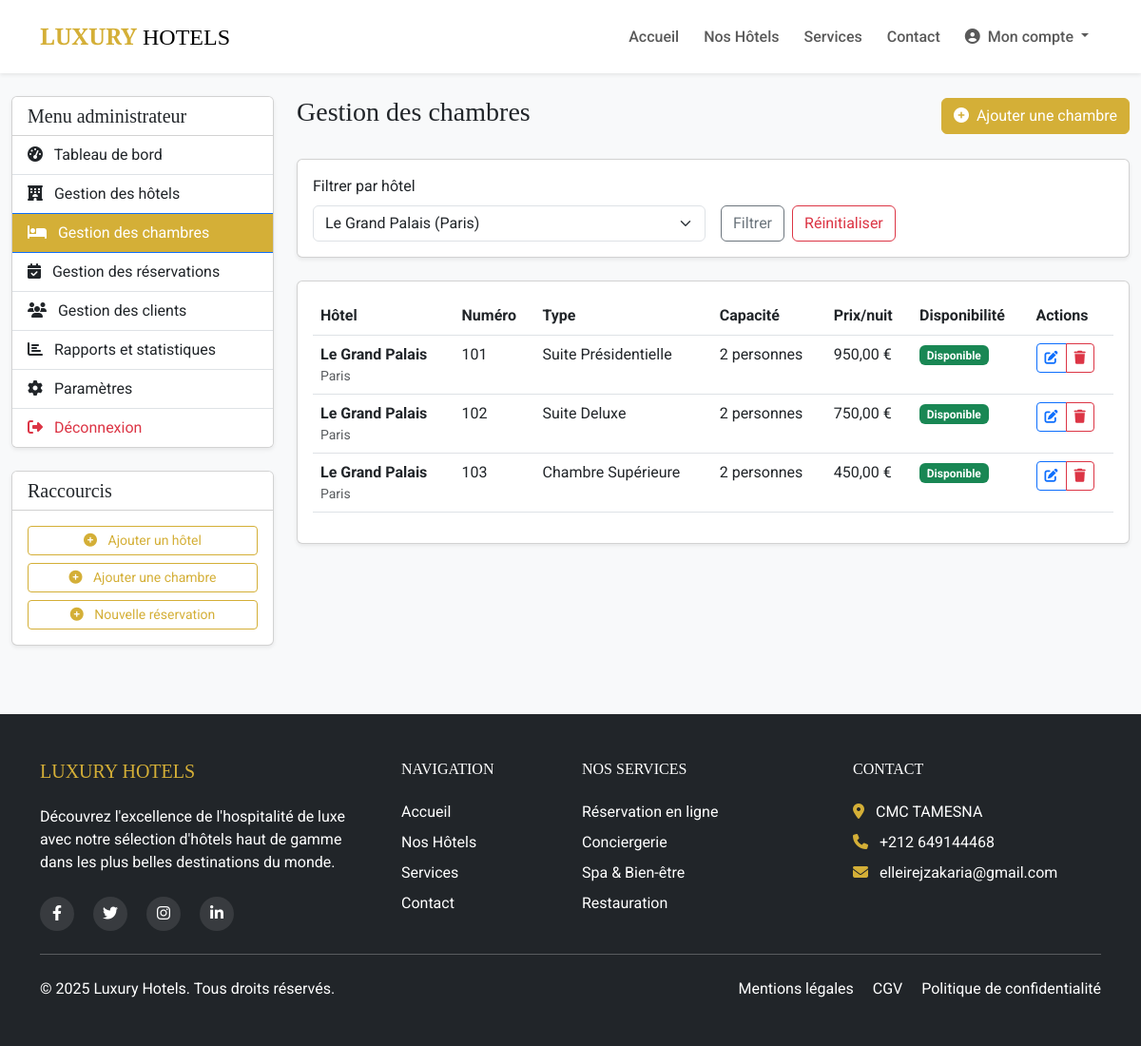
Screenshot of /dashboard/admin/chambres.php?hotel_id=1 (signed in) with the database file from the repository.
### tables this page shows
CREATE TABLE IF NOT EXISTS chambres (
    id INT AUTO_INCREMENT PRIMARY KEY,
    hotel_id INT NOT NULL,
    numero VARCHAR(20) NOT NULL,
    type VARCHAR(50) NOT NULL,
    description TEXT,
    prix_nuit DECIMAL(10,2) NOT NULL,
    capacite INT NOT NULL,
    disponible BOOLEAN DEFAULT TRUE,
    image VARCHAR(255),
    FOREIGN KEY (hotel_id) REFERENCES hotels(id) ON DELETE CASCADE
);

CREATE TABLE IF NOT EXISTS hotels (
    id INT AUTO_INCREMENT PRIMARY KEY,
    nom VARCHAR(100) NOT NULL,
    adresse TEXT NOT NULL,
    ville VARCHAR(100) NOT NULL,
    pays VARCHAR(100) NOT NULL,
    description TEXT,
    etoiles INT NOT NULL,
    image_principale VARCHAR(255),
    coordonnees_gps VARCHAR(100),
    date_creation DATETIME DEFAULT CURRENT_TIMESTAMP
);

### includes/db.php (called while the page is built, shortened)
<?php
function connectDB() {
    $conn = new mysqli(DB_HOST, DB_USER, DB_PASS, DB_NAME);
    $conn->set_charset("utf8");
    return $conn;
}
function executeQuery($sql, $types = null, $params = []) {
    $conn = connectDB();
    $stmt = $conn->prepare($sql);
    if ($types && $params) {
        $stmt->bind_param($types, ...$params);
    }
    $stmt->execute();
    $result = $stmt->get_result();
    return $result;
}
function fetchAll($sql, $types = null, $params = []) {
    $result = executeQuery($sql, $types, $params);
    return $result->fetch_all(MYSQLI_ASSOC);
}
?>

### dashboard/admin/chambres.php (the view, shortened to what this page needs)
<?php
require_once '../../includes/db.php';
$hotel_id = isset($_GET['hotel_id']) ? intval($_GET['hotel_id']) : 0;
$hotels = fetchAll("SELECT id, nom, ville FROM hotels ORDER BY nom ASC");
$sql = "SELECT c.*, h.nom as hotel_nom, h.ville as hotel_ville
       FROM chambres c
       JOIN hotels h ON c.hotel_id = h.id";
$params = [];
$types = "";
if ($hotel_id > 0) {
    $sql .= " WHERE c.hotel_id = ?";
    $params[] = $hotel_id;
    $types = "i";
}
$sql .= " ORDER BY h.nom ASC, c.numero ASC";
$chambres = fetchAll($sql, $types, $params);
include '../includes/header.php';
?>
<div class="container-fluid py-4">
    <div class="row">
        <div class="col-lg-3">
            <?php include '../includes/admin_sidebar.php'; ?>
        </div>
        <div class="col-lg-9">
            <div class="d-flex justify-content-between align-items-center mb-4">
                <h1 class="h3">Gestion des chambres</h1>
                <a href="ajouter_chambre.php" class="btn btn-gold"><i class="fas fa-plus-circle me-2"></i>Ajouter une chambre</a>
            </div>
            <div class="card shadow-sm mb-4">
                <div class="card-body">
                    <form method="GET" action="" class="row g-3">
                        <div class="col-md-6">
                            <label for="hotel_id" class="form-label">Filtrer par hôtel</label>
                            <select class="form-select" id="hotel_id" name="hotel_id">
                                <?php foreach ($hotels as $hotel) : ?>
                                    <option value="<?php echo $hotel['id']; ?>" <?php echo ($hotel_id == $hotel['id']) ? 'selected' : ''; ?>>
                                        <?php echo htmlspecialchars($hotel['nom'] . ' (' . $hotel['ville'] . ')'); ?>
                                    </option>
                                <?php endforeach; ?>
                            </select>
                        </div>
                        <div class="col-md-6 d-flex align-items-end">
                            <button type="submit" class="btn btn-outline-secondary">Filtrer</button>
                            <?php if ($hotel_id > 0) : ?>
                                <a href="chambres.php" class="btn btn-outline-danger ms-2">Réinitialiser</a>
                            <?php endif; ?>
                        </div>
                    </form>
                </div>
            </div>
            <div class="card shadow-sm">
                <div class="card-body">
                    <?php if (empty($chambres)) : ?>
                        <p class="text-center text-muted my-4">Aucune chambre trouvée.</p>
                    <?php else : ?>
                        <div class="table-responsive">
                            <table class="table table-hover">
                                <thead>
                                    <tr>
                                        <th>Hôtel</th>
                                        <th>Numéro</th>
                                        <th>Type</th>
                                        <th>Capacité</th>
                                        <th>Prix/nuit</th>
                                        <th>Disponibilité</th>
                                        <th>Actions</th>
                                    </tr>
                                </thead>
                                <tbody>
                                    <?php foreach ($chambres as $chambre) : ?>
                                        <tr>
                                            <td>
                                                <div class="fw-bold"><?php echo htmlspecialchars($chambre['hotel_nom']); ?></div>
                                                <div class="small text-muted"><?php echo htmlspecialchars($chambre['hotel_ville']); ?></div>
                                            </td>
                                            <td><?php echo htmlspecialchars($chambre['numero']); ?></td>
                                            <td><?php echo htmlspecialchars($chambre['type']); ?></td>
                                            <td><?php echo $chambre['capacite']; ?> personne<?php echo $chambre['capacite'] > 1 ? 's' : ''; ?></td>
                                            <td><?php echo number_format($chambre['prix_nuit'], 2, ',', ' '); ?> €</td>
                                            <td>
                                                <?php if ($chambre['disponible']) : ?>
                                                    <span class="badge bg-success">Disponible</span>
                                                <?php else : ?>
                                                    <span class="badge bg-danger">Indisponible</span>
                                                <?php endif; ?>
                                            </td>
                                            <td>
                                                <div class="btn-group">
                                                    <a href="modifier_chambre.php?id=<?php echo $chambre['id']; ?>" class="btn btn-sm btn-outline-primary">
                                                        <i class="fas fa-edit"></i>
                                                    </a>
                                                    <a href="chambres.php?action=delete&id=<?php echo $chambre['id']; ?>" class="btn btn-sm btn-outline-danger" onclick="return confirm('Êtes-vous sûr de vouloir supprimer cette chambre ?')">
                                                        <i class="fas fa-trash"></i>
                                                    </a>
                                                </div>
                                            </td>
                                        </tr>
                                    <?php endforeach; ?>
                                </tbody>
                            </table>
                        </div>
                    <?php endif; ?>
                </div>
            </div>
        </div>
    </div>
</div>
<?php include '../../includes/footer.php'; ?>

### assets/css/style.css (style rules this page uses)
:root { --gold: #D4AF37; --gold-light: #E5C76B; --gold-dark: #B69121; --dark: #212529; --light: #F8F9FA; --transition: all 0.3s ease; }
body { font-family: 'Roboto', sans-serif; color: var(--dark); background-color: var(--light); }
h1, h2, h3, h4, h5, h6 { font-family: 'Playfair Display', serif; }
.btn-gold { background-color: var(--gold); border-color: var(--gold); color: white; transition: var(--transition); }

### rows the page displays
chambres: hotel.nom "Le Grand Palais", hotel.ville "Paris", numero "101", type "Suite Présidentielle", capacite "2", prix_nuit "950,00", disponible "Disponible"
chambres: hotel.nom "Le Grand Palais", hotel.ville "Paris", numero "102", type "Suite Deluxe", capacite "2", prix_nuit "750,00", disponible "Disponible"
chambres: hotel.nom "Le Grand Palais", hotel.ville "Paris", numero "103", type "Chambre Supérieure", capacite "2", prix_nuit "450,00", disponible "Disponible"

### other values shown
form field hotel_id "Le Grand Palais (Paris)"
